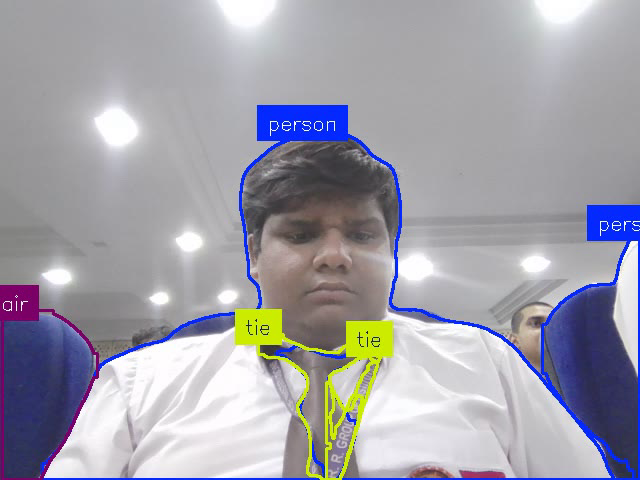
#> input picture frame 6 of instance-segmentation.avi, 640 x 480 px, given in place of 7624761-hd_1920_1080_30fps.mp4, which was not available
$ python filter.py
#> lines starting #> are read from the running program, lines starting #| are printed output that depends on the picture
#Copy any code from video.py or web.py
import cv2

def add_filter(frame):
    #do whatever you want here
    bw_frame=cv2.cvtColor(frame,cv2.COLOR_BGR2GRAY) #cvtColor is used for covert the color or shift the color channel
    rgb_frame=cv2.cvtColor(frame,cv2.COLOR_BGR2RGB)
    cv2.imshow('bw_frame',bw_frame)   ##Display the image/video
    cv2.imshow('rgb_frame',rgb_frame)
    return frame

def read_video(path):
    # Read the video from the specified path
    video=cv2.VideoCapture(path)        #Read from video
    while True:                         #infinite loop
        state,frame=video.read()        #State:Whether data is present or not / Frame: check for actual frame from video
#> frame is the input picture: shape (480, 640, 3); mean B, G, R 169.9, 160.1, 161.2
        if not state:
            break
        #Your logic here
        frame=add_filter(frame)
#> in add_filter, `bw_frame=cv2.cvtColor(frame,cv2.COLOR_BGR2GRAY)`:
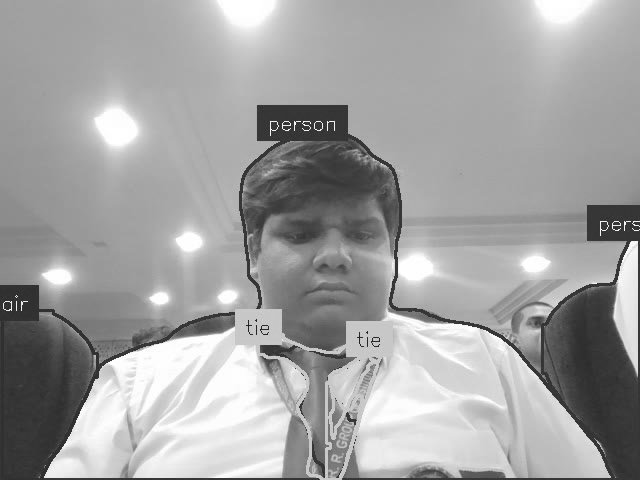
#> bw_frame: shape (480, 640); min 29, max 255, mean 161.7
        cv2.imshow('frame',frame)      #Display the image or frame
        if cv2.waitKey(5)== ord('q'):  #if pressed on q on keyboard then quit / in this 10 is the speed of the video playing
#> (key q is pressed here)
            break
    video.release()                    #Free the video from memory
    cv2.destroyAllWindows()            #close the window


#Run Logic
if __name__=="__main__":
    read_video(r"C:\Users\Naman\OneDrive\Videos\Captures\7624761-hd_1920_1080_30fps.mp4")

$ run again, starting later in the video
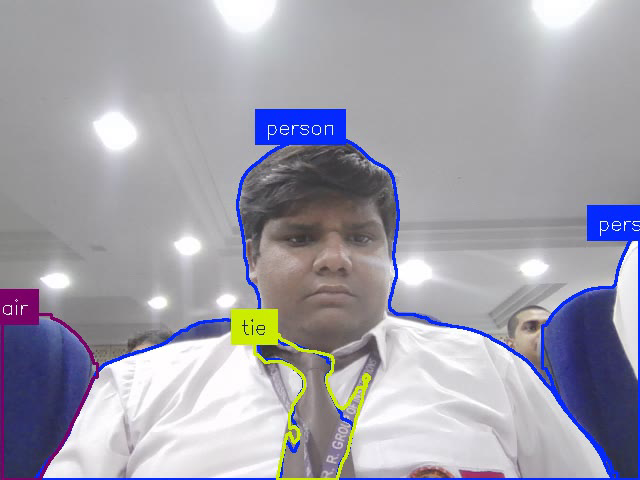
#> input picture frame 30 of instance-segmentation.avi, 640 x 480 px, given in place of 7624761-hd_1920_1080_30fps.mp4, which was not available
#> in read_video, frame is the input picture: shape (480, 640, 3); mean B, G, R 171.2, 160, 161.4
#> in add_filter, `bw_frame=cv2.cvtColor(frame,cv2.COLOR_BGR2GRAY)`:
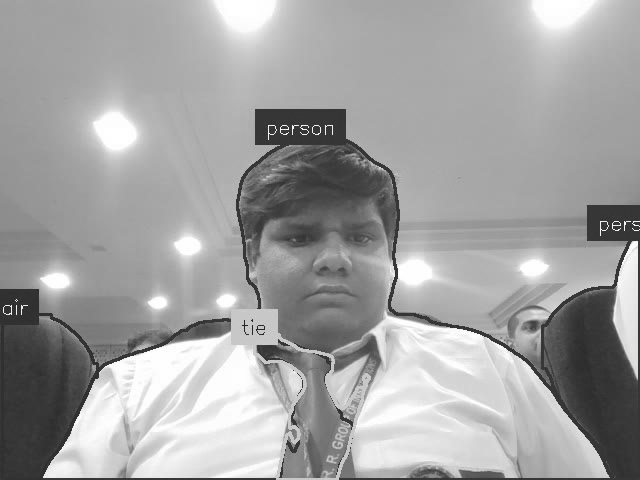
#> bw_frame: shape (480, 640); min 30, max 255, mean 161.8

$ run again, starting later in the video
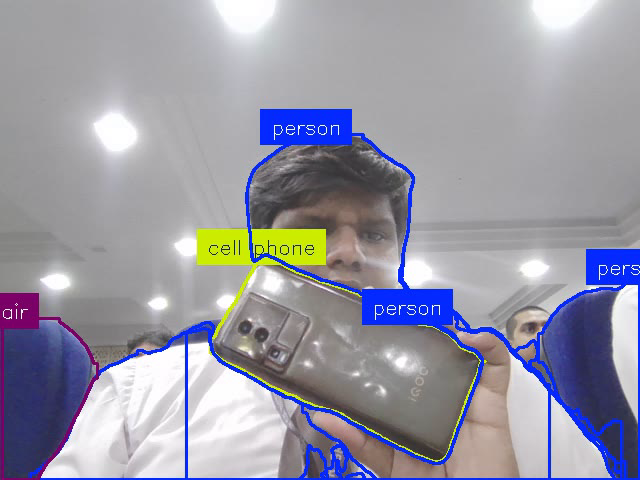
#> input picture frame 53 of instance-segmentation.avi, 640 x 480 px, given in place of 7624761-hd_1920_1080_30fps.mp4, which was not available
#> in read_video, frame is the input picture: shape (480, 640, 3); mean B, G, R 165, 151.6, 152.4
#> in add_filter, `bw_frame=cv2.cvtColor(frame,cv2.COLOR_BGR2GRAY)`:
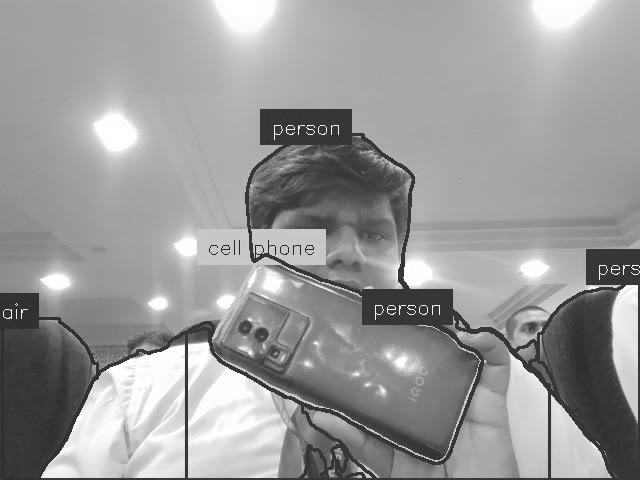
#> bw_frame: shape (480, 640); min 27, max 255, mean 153.5
